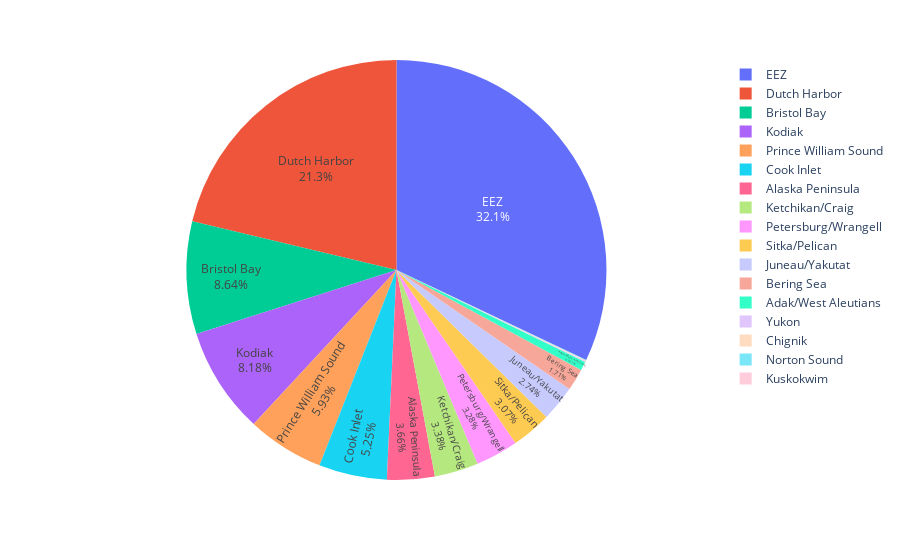

Notebook code cell kept with this figure:
### Code cell
fig = px.pie(DFseafoodmasked, 
             values='TotalWholesaleValue', 
             names='AreaName')

fig.update_traces(textposition='inside', textinfo='percent+label')

fig.show()

### Figure 1 — Plotly figure (JSON) as saved in the notebook; plotly's stock layout.template omitted (floating-point values rounded to 4 significant figures; data arrays with more than 128 entries replaced by an {"elided": "..."} marker saying what was removed)
{"data": [{"domain": {"x": [0, 1], "y": [0, 1]}, "hovertemplate": "AreaName=%{label}<br>TotalWholesaleValue=%{value}<extra></extra>", "labels": {"elided": "3587 str values"}, "legendgroup": "", "name": "", "showlegend": true, "textinfo": "percent+label", "textposition": "inside", "type": "pie", "values": {"elided": "3587 int values"}}], "layout": {"autosize": true, "legend": {"tracegroupgap": 0}, "margin": {"t": 60}}}
